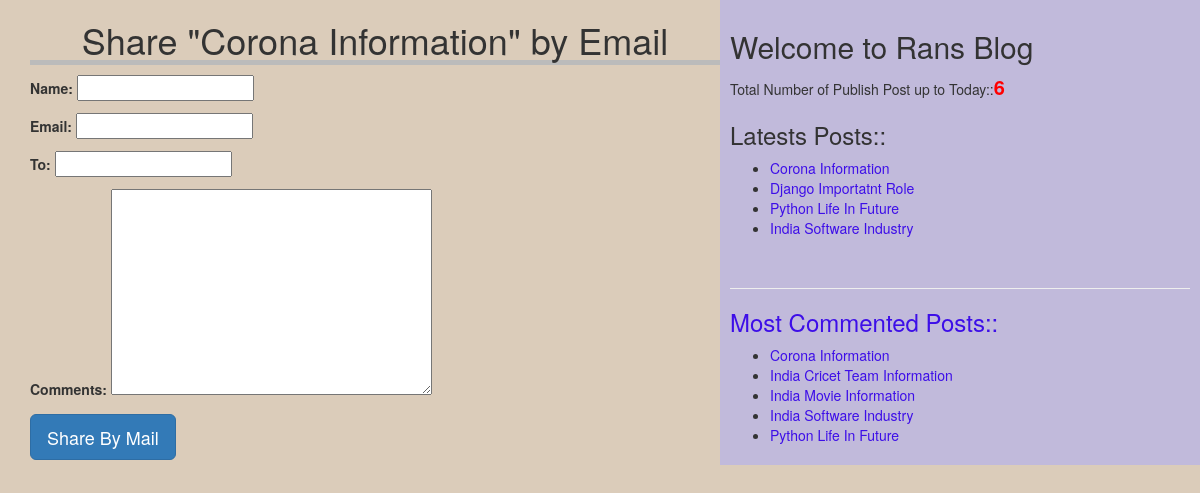
Screenshot of /share/7 with the database file from the repository.
### blog/models.py (models this page shows, shortened)
class Post(models.Model):
    STATUS_CHOICES=(('draft','Draft'),('published','Published' ))
    title=models.CharField(max_length=256)
    slug=models.SlugField(max_length=264,unique_for_date='publish')
    author=models.ForeignKey(User,related_name='blog_posts',on_delete=models.DO_NOTHING)
    body=models.TextField()
    publish=models.DateTimeField(default=timezone.now)
    created=models.DateTimeField(auto_now_add=True)
    updated=models.DateTimeField(auto_now=True)
    status=models.CharField(max_length=10,choices=STATUS_CHOICES,default='draft')
    objects=CustomManager()
    tags=TaggableManager()
    class Meta:
        ordering=('-publish',)

### blog/views.py (the view)
# urls.py: path('share/<int:id>', views.mail_send_view),
def mail_send_view(request,id):
    post=get_object_or_404(Post,id=id,status='published')
    sent =False
    if request.method=='POST':
        form=EmailSendForm(request.POST)
        if form.is_valid():
            cd=form.cleaned_data
            subject='{}({}) recommands you to read {}'.format(cd['name'],cd['email'],post.title)
            message='Read Post At :\n{}\n\n{}\'s comments:\n{}'.format('url',cd['name'],cd['comments'])
            print(message)
            sent=True
    else:
        form=EmailSendForm()
    form=EmailSendForm()
    return render(request,'blog/sharebymail.html',{'form':form,'post':post})

### blog/forms.py
class EmailSendForm(forms.Form):
    name=forms.CharField()
    email=forms.EmailField()
    to=forms.EmailField()
    comments=forms.CharField(required=False,widget=forms.Textarea)

### blog/models.py (called while the page is built)
    def get_queryset(self):
        return super().get_queryset().filter(status='published')

### blog/templatetags/blog_tags.py (called while the page is built)
@register.simple_tag(name='my_tag')
def total_posts():
    return Post.objects.count()

@register.inclusion_tag('blog/latest_posts123.html')
def show_latest_posts():
    latest_posts=Post.objects.order_by('-publish')[:4]
    return {'latest_posts':latest_posts}

@register.simple_tag
def get_most_commented_posts(count=5):
    return Post.objects.annotate(total_comments=Count('comments')).order_by('-total_comments')[:count]

### template/blog/sharebymail.html (shortened to what this page needs)
<!DOCTYPE html>
{%extends 'blog/base.html'%}
{%block content%}
{%if sent%}
<h1>Email Successfully Sent</h1>
<h2>Post With Title : "{{post.title}}" Information shared by Email</h2>
{%else%}
<h1>Share "{{post.title}}" by Email</h1>
    <form method="post">
      {{form.as_p}}
      <input type="submit" class = 'btn btn-primary btn-lg' name="" value="Share By Mail">
    </form>
{%endif%}
{%endblock%}

### template/blog/base.html (shortened to what this page needs)
<!DOCTYPE html>
{%load blog_tags%}
{%load static%}
<html lang="en" dir="ltr">
  <head>
    <link rel="stylesheet" href="https://stackpath.bootstrapcdn.com/bootstrap/3.4.1/css/bootstrap.min.css"
>
<link rel="stylesheet" href="{%static "css/blog.css" %}">
  </head>
  <body>
      <div class="content">
        {%block content%}
        {%endblock%}
    </div>
    <div class='sidebar'>
      <h2>Welcome to Rans Blog</h2>
      <p>Total Number of Publish Post up to Today::<span id='pcount'>{%my_tag%}</span></p>
      <h3>Latests Posts::</h3>{%show_latest_posts%} <br>
      <hr>
      <h3>Most Commented Posts::</h3>
      {%get_most_commented_posts as most_commented_posts%}
      <ul>
        {%for post in most_commented_posts%}
        <li><a href="/detail/{{post.publish.year}}/{{post.publish.month}}/{{post.publish.day}}/{{post.slug}}">{{post.title}}</li>
          {%endfor%}
      </ul>
    </div>
  </body>
</html>

### template/blog/latest_posts123.html
<ul>
  {%for post in latest_posts%}
  <li><a href="/detail/{{post.publish.year}}/{{post.publish.month}}/{{post.publish.day}}/{{post.slug}}">{{post.title}}</li>
  {%endfor%}
</ul>

### static/css/blog.css (style rules this page uses)
.content { width: 60%; float:left; padding: 0 0 0 30px; background: #dbccba; }
.sidebar { width: 40%; float: right; padding: 10px; background: #c1badb; }
h1 { text-align: center; border-bottom: 5px solid #bbb; }
body { background-color: #dbccba; }
#pcount { font-size: 20px; color: red; font-weight: bold; }
a { color: #3d0ee8; }

### rows the page displays
Post: title "Corona Information"
Post: title "Django Importatnt Role"
Post: title "Python Life In Future"
Post: title "India Software Industry"
Post: title "India Cricet Team Information"
Post: title "India Movie Information"
